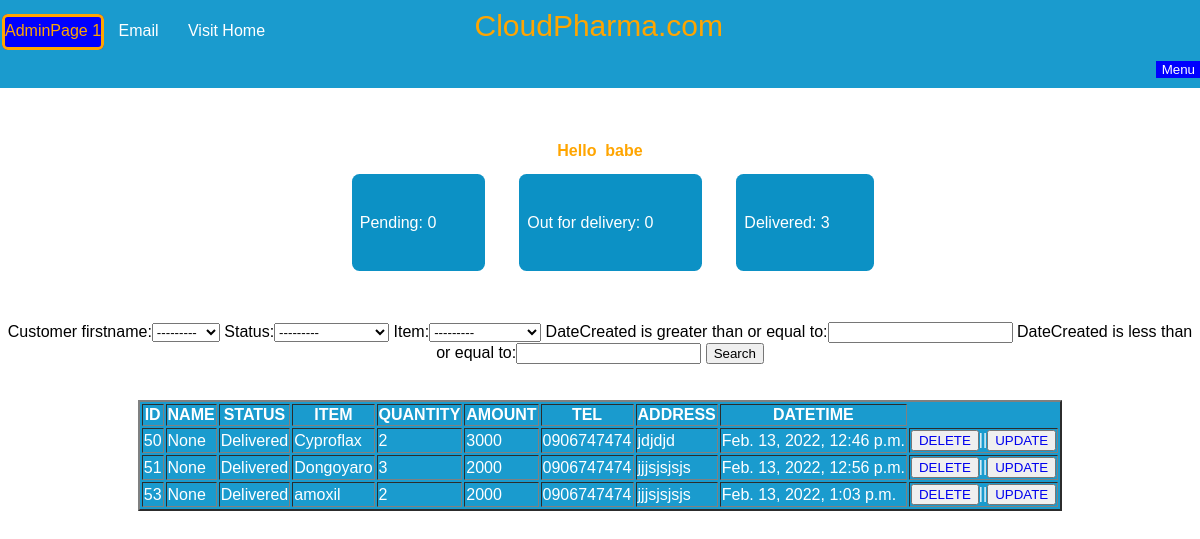
The page /pharma_app/val/ (signed in) on the database its author committed.
### pharma_app/models.py (models this page shows, shortened)
class adminEntry(models.Model):
    STATUS = (
        ('Delivered', 'Delivered'),
        ('Out for Delivery', 'Out for Delivery'),
        ('Pending', 'Pending'),
    )
    customer_firstname = models.ForeignKey(customers, null=True, max_length=30, on_delete=models.SET_NULL)
    status = models.CharField(max_length=30,null=True, choices=STATUS)
    Item = models.ForeignKey(products, null=True, max_length=30, on_delete=models.SET_NULL)
    Quantity = models.IntegerField()
    Amount = models.IntegerField()
    Phone = models.CharField(max_length=30)
    customers_address = models.CharField(max_length=30)
    dateCreated = models.DateTimeField(auto_now_add=True, null=True)

class products(models.Model):
    STATUS = (
              ('PharmaceuticalDrugs', 'PharmaceuticalDrugs'),
              ('Tradomedicals', 'Tradomedicals'),
              ('skincare', 'skincare'),
    )
    item = models.CharField(max_length=200)
    price = models.IntegerField()
    product_no = models.CharField(max_length=200)
    status = models.CharField(max_length=300, choices=STATUS, null=True)
    def __str__(self):
        return self.item

### pharma_app/views.py (the view)
# urls.py: path('val/', views.values, name='vlu'),
@login_required(login_url='loginp')
def values(request):
    data = adminEntry.objects.all()
    myFilters = clnFilters(request.GET, queryset=data)
    data = myFilters.qs
    data2 = data.filter(status = 'Delivered').count
    data3 = data.filter(status = 'Out for delivery').count
    data4 = data.filter(status = 'Pending').count
    dict = {'obj': data, 'obj2': data2, 'obj3': data3, 'obj4': data4, 'myFilters': myFilters}
    templates = loader.get_template('pharma_app/new.html')
    return HttpResponse(templates.render(dict, request))

### pharma_app/models.py (called while the page is built)
    def __str__(self):
        return self.first_name

### pharma_app/templates/pharma_app/new.html (shortened to what this page needs)
<!DOCTYPE html>
<html lang="en">
<head>
</head>
<body>
     <div class="container">
         {% if request.user.is_staff %}
        <div class="navbar">
            <span style="background-color: blue; padding-bottom:8px;padding-top:5px;border-radius: 1.5mm;border-style: solid;border-width:medium;">AdminPage 1</span>
            <a href="mailto:#">Email</a>
            <a href="/pharma_app">Visit Home</a>
            <span style="padding-left: 190px; font-size:30px;">CloudPharma.com</span><br><br>
            <div class="dropdown">
                <button class="btn">Menu</button>
            </div>
        </div><br><br><br>
        <div align="center" style="color: orange; font-weight: bolder;">
            <div>Hello&nbsp;&nbsp;{{request.user}}</div>
        </div><br><br><br>
        <div class="Analysis" align="center">
            <span class="vw">
                Pending:
                {{obj4}}&nbsp;
            </span>
            <span class="vw">
                Out for delivery:
                   {{obj3}}&nbsp;
            </span>
            <span class="vw">
                Delivered:
                  {{obj2}}&nbsp;
            </span>
        </div><br><br><br><br><br>
         <div>
              <form class="form-control bg-info" align="center">
                  <span>
                      {{myFilters.form}}
                  </span>
                  <span>
                      <input type="submit" value="Search" name="sub"/>
                  </span>
              </form>
         </div><br><br>
        <div>
            <table border="2" align="center" style="color:white; background-color:rgb(26, 155, 206);">
                <tr>
                    <th>ID</th>
                    <th>NAME</th>
                    <th>STATUS</th>
                    <th>ITEM</th>
                    <th>QUANTITY</th>
                    <th>AMOUNT</th>
                    <th>TEL</th>
                    <th>ADDRESS</th>
                    <th>DATETIME</th>
                </tr>
                {% for o in obj %}
                <tr>
                    <td>{{o.id}}</td>
                    <td>{{o.customer_firstname}}</td>
                    <td>{{o.status}}</td>
                    <td>{{o.Item}}</td>
                    <td>{{o.Quantity}}</td>
                    <td>{{o.Amount}}</td>
                    <td>{{o.Phone}}</td>
                    <td>{{o.customers_address}}</td>
                    <td>{{o.dateCreated}}</td>
                    <td><button><a  style="text-decoration:None;" href="/pharma_app/delete/{{o.id}}">DELETE</a>
                    </button>||<button><a style="text-decoration:None;" href="/pharma_app/updt/{{o.id}}">UPDATE</a></button></td>
                </tr>
                {% endfor %}
            </table>
            {% else %}
               <div>Data Pending....!!!</div>
            {% endif %}
        </div>
     </div>
</body>
</html>

### pharma_app/templates/pharma_app/new.html (style rules this page uses)
body { margin: -1px; font-family: Arial; }
.navbar { overflow: hidden; font-family: Arial; color: white; background-color: black; padding-left:3px; padding-top: 10px; }
.dropdown { overflow: hidden; }
.btn { background-color: blue; border: none; float: right; color: white; margin-bottom: 10px; position: relative; }
.navbar a { text-decoration: none; color: white; padding-left:10px; padding-top: 10px; padding-right: 15px; }
.Analysis { font-weight:bolder ; font-style: Arial; }
.vw { color:white; background-color:rgb(12, 145, 197); margin-right: 4px; margin-left: 30px; padding-right:40px; padding-top:40px; padding-bottom:40px; padding-left: 8px; border-radius: 2mm; font-family: Arial; font-weight: lighter; }

### rows shown on the page
adminEntry: id "50", customer_firstname "None", status "Delivered", Item "Cyproflax", Quantity "2", Amount "3000", Phone "0906747474", customers_address "jdjdjd", dateCreated "Feb. 13, 2022, 12:46 p.m."
adminEntry: id "51", customer_firstname "None", status "Delivered", Item "Dongoyaro", Quantity "3", Amount "2000", Phone "0906747474", customers_address "jjjsjsjsjs", dateCreated "Feb. 13, 2022, 12:56 p.m."
adminEntry: id "53", customer_firstname "None", status "Delivered", Item "amoxil", Quantity "2", Amount "2000", Phone "0906747474", customers_address "jjjsjsjsjs", dateCreated "Feb. 13, 2022, 1:03 p.m."

### other values the page prints
{{ request.user }} "babe"
{{ obj4 }} "0"
{{ obj3 }} "0"
{{ obj2 }} "3"
